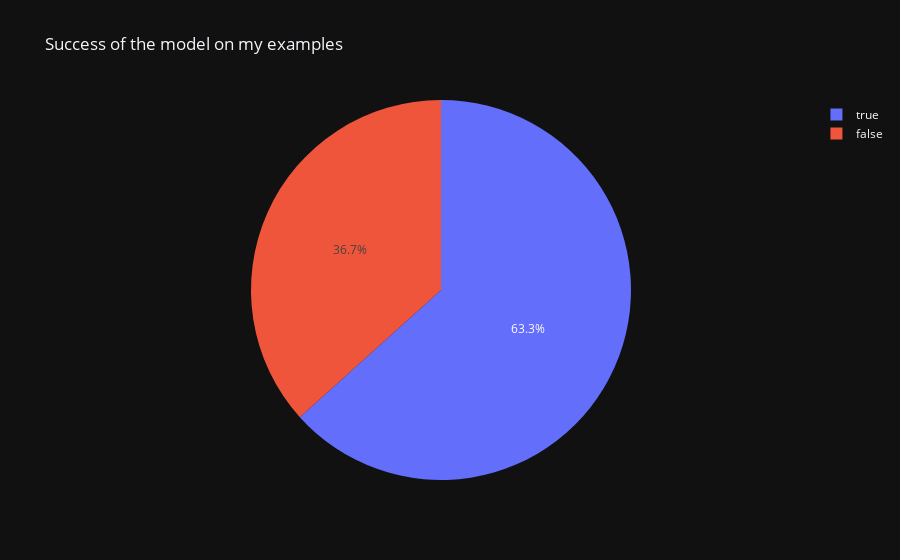

Notebook code for this chart:
### Code cell
import plotly.express as px

fig = px.pie(summary, names='Success', title ='Success of the model on my examples')
fig.show()

### Figure 1 — Plotly figure (JSON) as saved in the notebook; plotly's stock layout.template omitted (floating-point values rounded to 4 significant figures)
{"data": [{"domain": {"x": [0.0, 1.0], "y": [0.0, 1.0]}, "hovertemplate": "Success=%{label}<extra></extra>", "labels": [true, true, true, true, false, true, false, false, true, true, true, false, false, true, false, true, false, true, true, true, false, true, false, true, true, true, true, false, true, false], "legendgroup": "", "name": "", "showlegend": true, "type": "pie"}], "layout": {"legend": {"tracegroupgap": 0}, "title": {"text": "Success of the model on my examples"}}}
